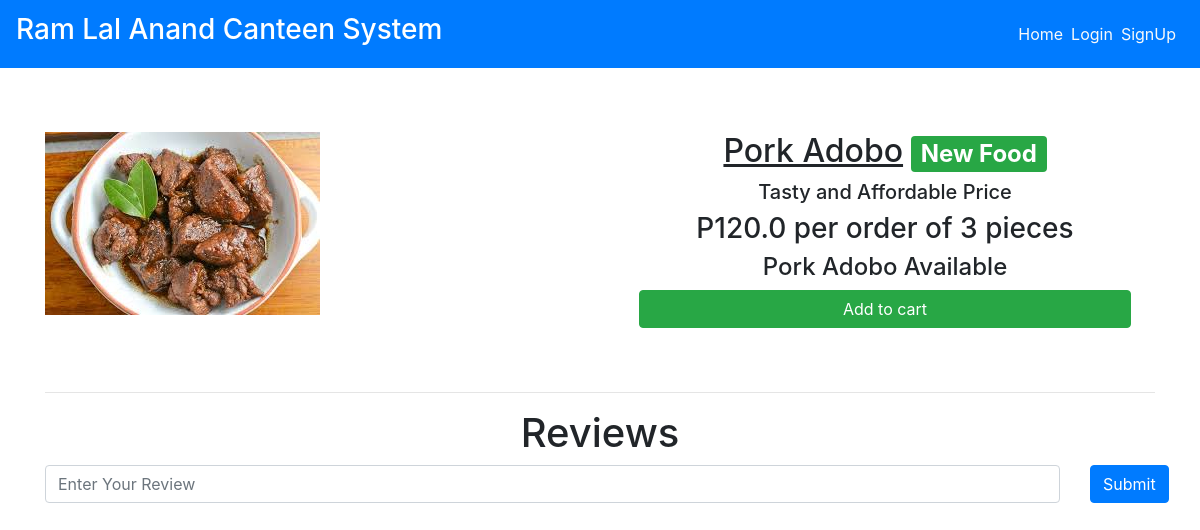
The app's page /dishes/Pork_Adobo with its own data.
### main/models.py (models this page shows, shortened)
class Item(models.Model):
    LABELS = (
        ('Best Selling Foods', 'Best Selling Foods'),
        ('New Food', 'New Food'),
        ('Spicy Foods🔥', 'Spicy Foods🔥'),
    )
    LABEL_COLOUR = (
        ('danger', 'danger'),
        ('success', 'success'),
        ('primary', 'primary'),
        ('info', 'info'),
        ('warning', 'warning'),
    )
    title = models.CharField(max_length=150)
    description = models.CharField(max_length=250,blank=True)
    price = models.FloatField()
    pieces = models.IntegerField(default=6)
    instructions = models.CharField(max_length=250,default="Available")
    image = models.ImageField(default='default.png', upload_to='images/')
    labels = models.CharField(max_length=25, choices=LABELS, blank=True)
    label_colour = models.CharField(max_length=15, choices=LABEL_COLOUR, blank=True)
    slug = models.SlugField(default="foods")
    created_by = models.ForeignKey(User, on_delete=models.CASCADE)

### main/views.py (the view)
# urls.py: path('dishes/<slug>', views.menuDetail, name='dishes'),
def menuDetail(request, slug):
    item = Item.objects.filter(slug=slug).first()
    reviews = Reviews.objects.filter(rslug=slug).order_by('-id')[:7]
    context = {
        'item' : item,
        'reviews' : reviews,
    }
    return render(request, 'main/dishes.html', context)

### main/templates/main/dishes.html (shortened to what this page needs)
{% extends "main/layout.html" %}
{% block content %}
<div class="dishes">
  <main class="mt-3 pt-4 main">
    <div class="container dark-grey-text">
      <div class="row wow fadeIn">
        <div class="col-md-6 mb-4">
          <img src="{{ item.image.url }}" class="img-fluid mt-4" alt="">
        </div>
        <div class="col-md-6 mb-4 information">
          <div class="p-4 content">
            <div class="mt-0">
                <h2><u>{{ item.title }}</u><span class="badge badge-{{ item.label_colour }} ml-2">{{ item.labels }}</span></h2>
            </div>
            <div class="lead">
              {% if item.description %}
              <h5>{{ item.description }}</h5>
              {% endif %}
              <h3>P{{ item.price }} per order of {{ item.pieces}} pieces</h3>
              <h4>{{ item.instructions }}</h4>
            </div>
            <a href="{% url 'main:add-to-cart' item.slug %}" class="btn btn-success btn-md my-0 p">Add to cart</a>
          </div>
        </div>
      </div>
      <hr>
    </div>
  </main>
  <div class="container">
    <h1 class="text-center">Reviews</h1>
    <form action="{% url 'main:add_reviews' %}" method="POST" class="mb-3">
      <div class="row">
        <div class="col-sm-11">
          <input type="text" name="review" class="form-control" placeholder="Enter Your Review">
        </div>
        <div class="col-sm-1">
          <button type="submit" class="btn btn-primary">Submit</button>
        </div>
      </div>
    </form>
  </div>
</div>
{% endblock content %}

### main/static/main/styles.css (style rules this page uses)
.dishes .main .container .row img { max-width: 540px; max-height: 450px; width: fit-content; }
.dishes .main .container .row .content { display: flex; flex-direction: column; text-align: center; justify-content: center; }
.dishes .main .container .row .information { display: flex; flex-direction: column; text-align: center; justify-content: center; }

### records on screen
Item: image (picture), title "Pork Adobo", labels "New Food", description "Tasty and Affordable Price", price "120.0", pieces "3", instructions "Pork Adobo Available"
